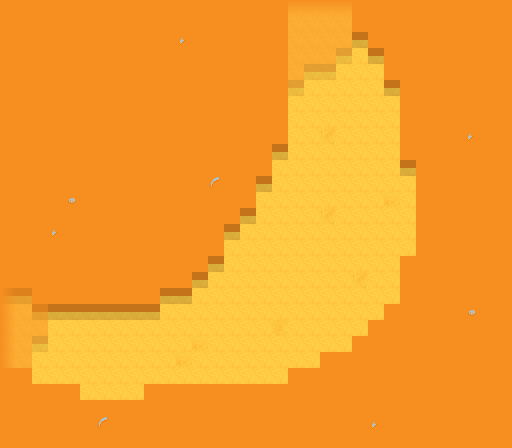

This game map was drawn from its Tiled (.tmx) file and the tilesets committed beside it. A one-line description and the trimmed map source follow:
An orthogonal 32x28 tile map with 16x16 px tiles, 4 tile layers (ground, walls, doors_til, fog) and 6 objects.

<map version="1.0" tiledversion="1.1.6" orientation="orthogonal" renderorder="right-down" width="32" height="28" tilewidth="16" tileheight="16" infinite="0" backgroundcolor="#f68f20" nextobjectid="7">
 <properties>
  <property name="entities_render_layer" type="int" value="4" />
 </properties>
 <tileset firstgid="1" source="desert.tsx" />
 <layer name="ground" width="32" height="28">
  <properties>
   <property name="render_layer" type="int" value="0" />
  </properties>
  <data>[896 cells, 481 non-empty, 4 distinct tile ids]</data>
 </layer>
 <layer name="walls" width="32" height="28">
  <properties>
   <property name="render_layer" type="int" value="1" />
  </properties>
  <data>[896 cells, 642 non-empty, 5 distinct tile ids]</data>
 </layer>
 <layer name="doors_til" width="32" height="28" opacity="0.5">
  <properties>
   <property name="render_layer" type="int" value="2" />
  </properties>
  <data>[896 cells, 33 non-empty, 2 distinct tile ids]</data>
 </layer>
 <layer name="fog" width="32" height="28">
  <properties>
   <property name="render_layer" type="int" value="3" />
  </properties>
  <data>[896 cells, 9 non-empty, 2 distinct tile ids]</data>
 </layer>
 <objectgroup name="doors_obj">
  <properties>
   <property name="layer" type="int" value="3" />
   <property name="type" value="doors" />
  </properties>
  <object id="1" x="288" y="0" width="64" height="96">
   <properties>
    <property name="way" value="up" />
   </properties>
  </object>
  <object id="2" x="0" y="288" width="48" height="80">
   <properties>
    <property name="way" value="left" />
   </properties>
  </object>
 </objectgroup>
 <objectgroup name="trigs">
  <properties>
   <property name="type" value="triggers" />
  </properties>
  <object id="3" x="-16" y="288" width="16" height="80">
   <properties>
    <property name="code">return function (self, item)
  ROOMS:move( -1, 0, item )
end</property>
   </properties>
  </object>
  <object id="4" x="288" y="-16" width="64" height="16">
   <properties>
    <property name="code">return function (self, item)
  ROOMS:move( 0, 1, item )
end</property>
   </properties>
  </object>
 </objectgroup>
 <objectgroup name="entities">
  <properties>
   <property name="type" value="entities" />
  </properties>
  <object id="5" x="372.667" y="224.667">
   <properties>
    <property name="type_id" value="skeleton" />
   </properties>
   <point />
  </object>
  <object id="6" x="252.667" y="255.333">
   <properties>
    <property name="type_id" value="skeleton" />
   </properties>
   <point />
  </object>
 </objectgroup>
</map>